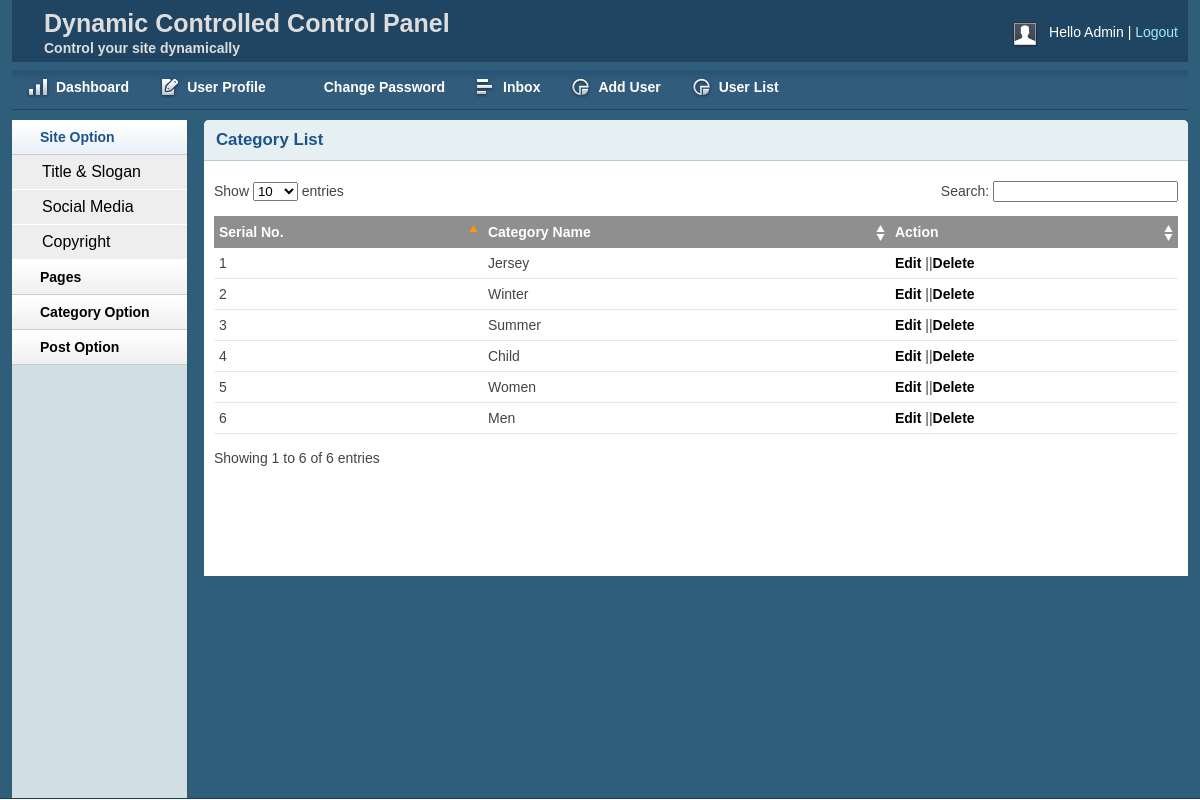
Screenshot of /admin/catlist.php (signed in) with the database file from the repository.
### tables this page shows
CREATE TABLE `tbl_category` (
  `id` int(11) NOT NULL,
  `name` varchar(255) NOT NULL
);

### config/Database.php (called while the page is built, shortened)
<?php
Class Database{
	public $host   = DB_HOST;
	public $user   = DB_USER;
	public $pass   = DB_PASS;
	public $dbname = DB_NAME;
	public $link;
	private function connectDB(){
	$this->link = new mysqli($this->host, $this->user, $this->pass, $this->dbname);
 }
	public function select($query){
		$result = $this->link->query($query) or die($this->link->error.__LINE__);
		if($result->num_rows > 0){
			return $result;
		} else {
			return false;
		}
	}
}

### admin/catlist.php (the view, shortened to what this page needs)
<?php include 'inc/header.php';?>
<?php include 'inc/sidebar.php';?>
        <div class="grid_10">
            <div class="box round first grid">
                <h2>Category List</h2>
                <div class="block">
                    <table class="data display datatable" id="example">
					<thead>
						<tr>
							<th>Serial No.</th>
							<th>Category Name</th>
							<th>Action</th>
						</tr>
					</thead>
					<tbody>
					<?php
					$query="select * from tbl_category order by id desc";
					$category=$db->select($query);
					if($category){
						$i=0;
						while($result=$category->fetch_assoc()){
							$i++;
					?>
						<tr class="odd gradeX">
							<td><?php echo $i; ?></td>
							<td><?php echo $result['name'];?></td>
							<td><a href="editcat.php?catid=<?php echo $result['id']; ?>">Edit</a> ||<a onclick="return confirm('Are you sure to Delete?');" href="?delcat=<?php echo $result['id']; ?>">Delete</a>
						</tr>
					<?php   } } ?>
					</tbody>
				</table>
               </div>
            </div>
        </div>
        <?php include 'inc/footer.php';?>

### admin/css/text.css (style rules this page uses)
body { font: 13px/1.5 Tahoma, Helvetica, Arial, 'Liberation Sans', FreeSans, sans-serif; }
h2 { font-size: 23px; }
p, dl, hr, h1, h2, h3, h4, h5, h6, ol, ul, pre, table, address, fieldset { margin-bottom: 20px; }

### admin/css/grid.css (style rules this page uses)
.grid_1, .grid_2, .grid_3, .grid_4, .grid_5, .grid_6, .grid_7, .grid_8, .grid_9, .grid_10, .grid_11, .grid_12, .grid_13, .grid_14, .grid_15, .grid_16 { display: inline; float: left; margin-left: 1%; margin-right: 1%; }
.container_12 .grid_10 { width: 81.333%; }

### admin/css/layout.css (style rules this page uses)
body { background: #fff none repeat scroll 0 0; color: #444; font-size: 14px; padding: 0; }
a { color: #000; font-weight:bold; text-decoration: none; }
h1, h2, h3, h4, h5, h6 { line-height:1.2em; margin-bottom:.3em; }
h2 { margin-top:1em; }
.box { background:#fff; margin-bottom:20px; padding:10px 10px 10px 10px; margin-left:-8px; }
.box.grid { padding-bottom:40px; }
.box.round { -moz-border-radius: 5px 5px 0px 0px; -webkit-border-radius: 5px 5px 0px 0px; border-radius: 5px 5px 0px 0px; }
.box h2 { font-size:1.2em; font-weight:bold; color:#1B548D; background:#E6F0F3; margin:-10px -10px 0 -10px; padding:10px 12px; border-bottom:1px solid #B3CBD6; -moz-border-radius: 5px 5px 0px 0px; -webkit-border-radius: 5px 5px 0px 0px; border-radius: 5px 5px 0px 0px; }
.box.first { min-height: 406px; }
.block { padding-top:20px; }
.block { padding-bottom:1px; }
table.display { margin: 0 auto; clear: both; width: 100%; }
.sorting_asc { background: #8f8f8f url(../img/table/sort_asc.png) no-repeat center right; padding:8px 5px; text-align:left; color:#fff; }
.sorting { background:#8f8f8f url(../img/table/sort_both.png) no-repeat center right; padding:8px 5px; text-align:left; color:#fff; }
tr.odd { height: 30px; line-height: 30px; border-bottom:1px solid #e6e6e6; }
tr.even { height: 30px; line-height: 30px; border-bottom:1px solid #e6e6e6; }
tr.odd td, tr.even td { padding-left:5px; }

### rows the page displays
tbl_category: name "Jersey"
tbl_category: name "Winter"
tbl_category: name "Summer"
tbl_category: name "Child"
tbl_category: name "Women"
tbl_category: name "Men"
